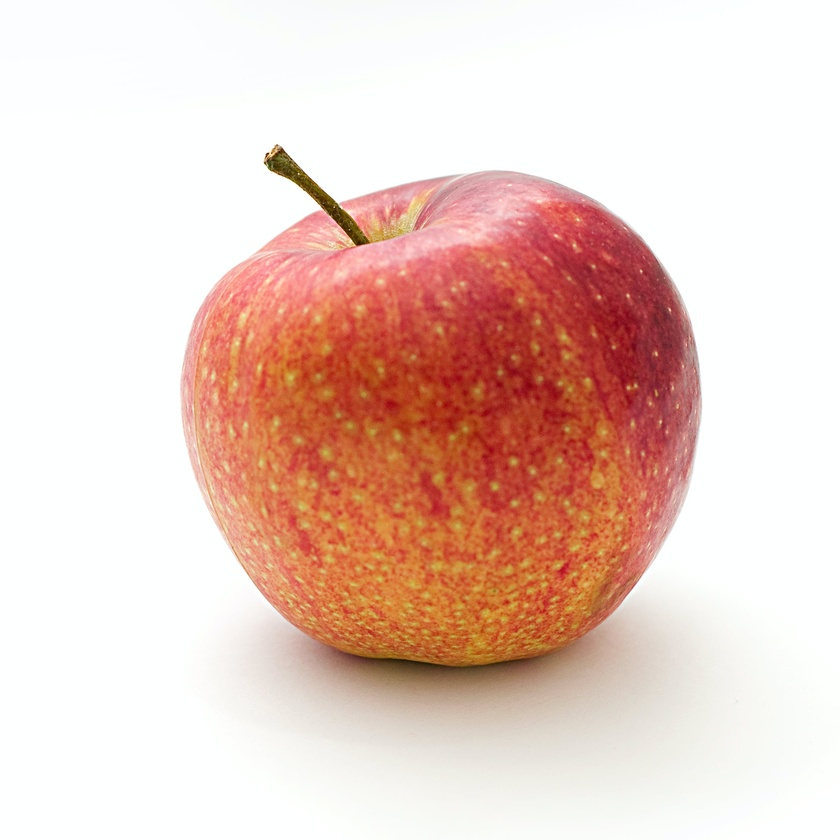
%> input picture DIP lab/Lab 02/input.jpg, 840 x 840 px, shrunk from 2827 x 2827 before the run
$ octave B1_190204075_task2.m   (GNU Octave 9; MATLAB toolbox functions it lacks are replaced by stand-ins)
%> lines starting %> are read from the running program, lines starting %| are printed output that depends on the picture; in (x1, y1, x2, y2) boxes, pixels count from 0 and x2, y2 are one past the last pixel; in counts of white or black regions, pixels touching at a corner belong together; the program's own positions count from 1
img = imread('input.jpg');
%> img is the input picture: size 840x840x3 uint8; mean R, G, B 234.5, 205.9, 196.3
gray = rgb2gray(img);
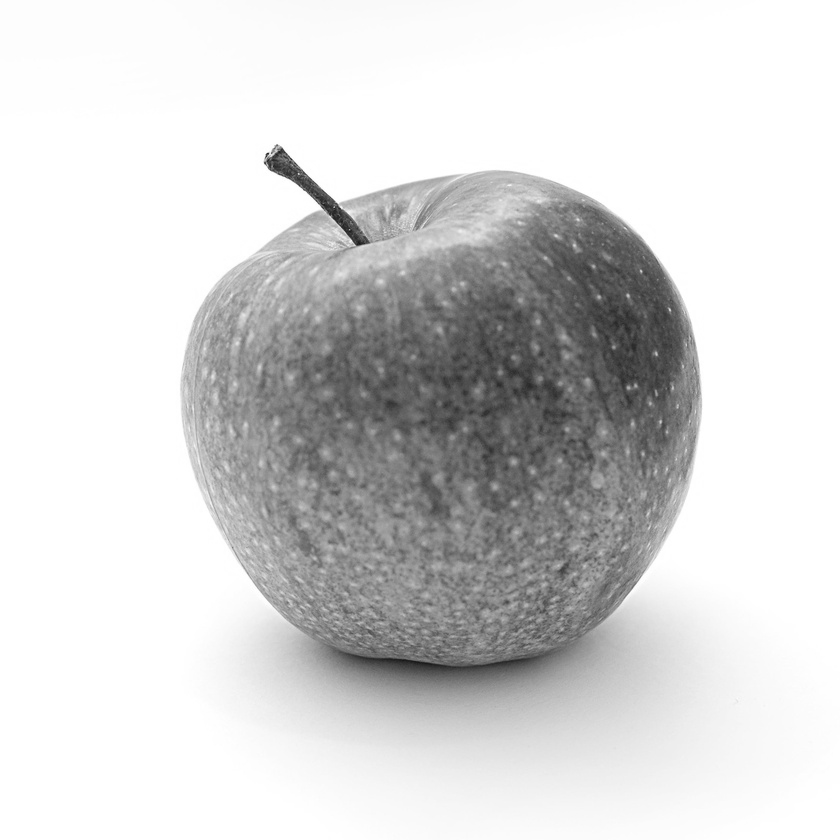
%> gray: size 840x840 uint8; min 21, max 255, mean 213.5


[rows, cols] = size(gray);
%> rows = 840; cols = 840


bit_planes = zeros(rows, cols, 8);
for i = 1:8
    bit_planes(:, :, i) = bitshift(gray, -i + 8);
end

X = 2.^(0:7);

bit_plane_images = zeros(rows, cols, 8);
for i = 1:8
    bit_plane_images(:, :, i) = bitand(gray, X(i));
end

figure;
for i = 1:8
    subplot(2, 4, i);
    imshow(bit_plane_images(:, :, i));
    title(['Bit plane ', num2str(i)]);
end
%> this loop made 8 passes
%> pass 1, `imshow(bit_plane_images(:, :, i));`:
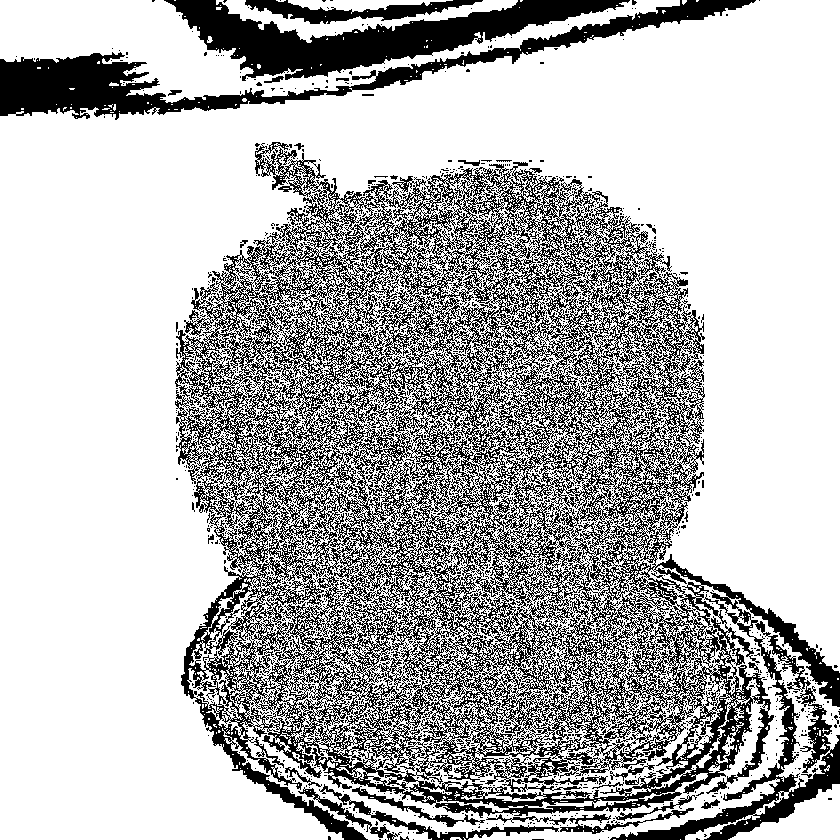
%> displayed picture: size 840x840, on the screen's scale of 0 to 255; 71% white; 1406 black regions (1370 under 20 px), largest, box (x1, y1, x2, y2) and area: (175, 142, 840, 840) 165452, (0, 0, 756, 120) 14613, (164, 0, 630, 81) 14167
%> pass 2, `imshow(bit_plane_images(:, :, i));`:
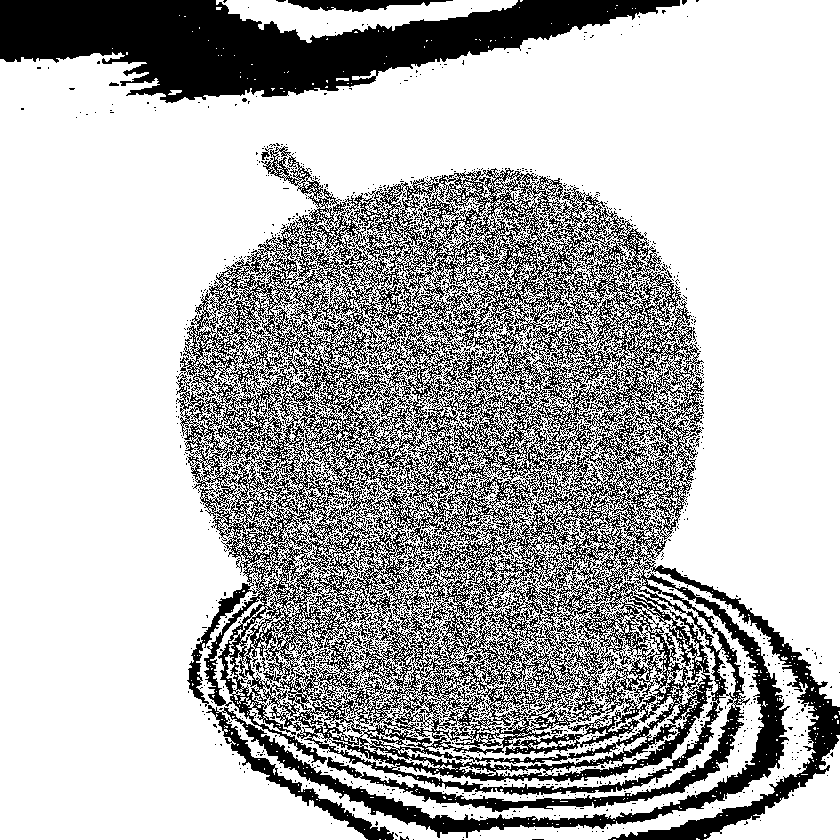
%> displayed picture: size 840x840, on the screen's scale of 0 to 255; 71.4% white; 1568 black regions (1558 under 20 px), largest, box (x1, y1, x2, y2) and area: (176, 146, 840, 840) 161432, (0, 0, 680, 103) 35372, (288, 0, 453, 12) 1137
%> after the loop:
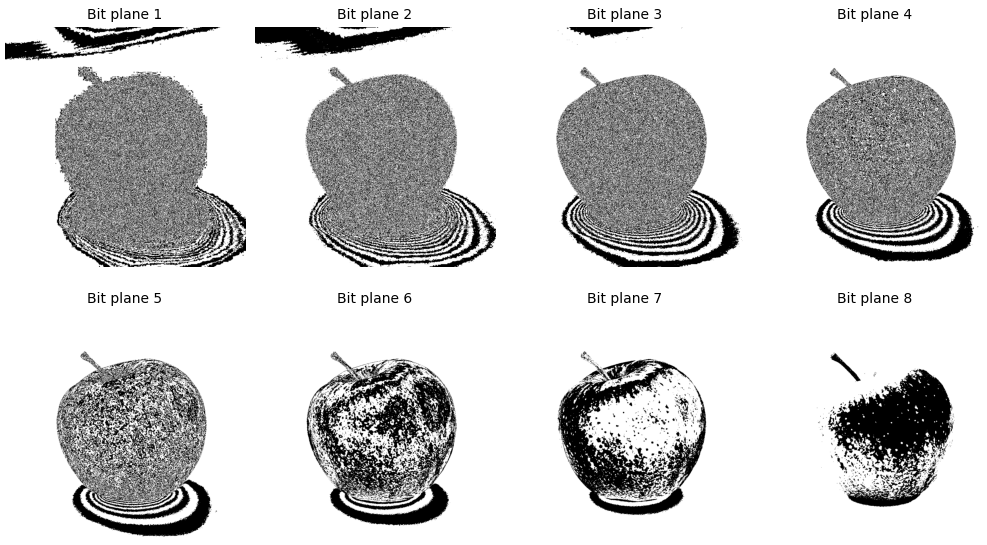
%> figure redrawn from the program's plot data, 8 panels

$ run again, with DIP lab/Lab 02/Gamma+Correction+Many+of+you+might+be+familiar+with+gamma+correction+of+computer+monitors..jpg copied over DIP lab/Lab 02/input.jpg
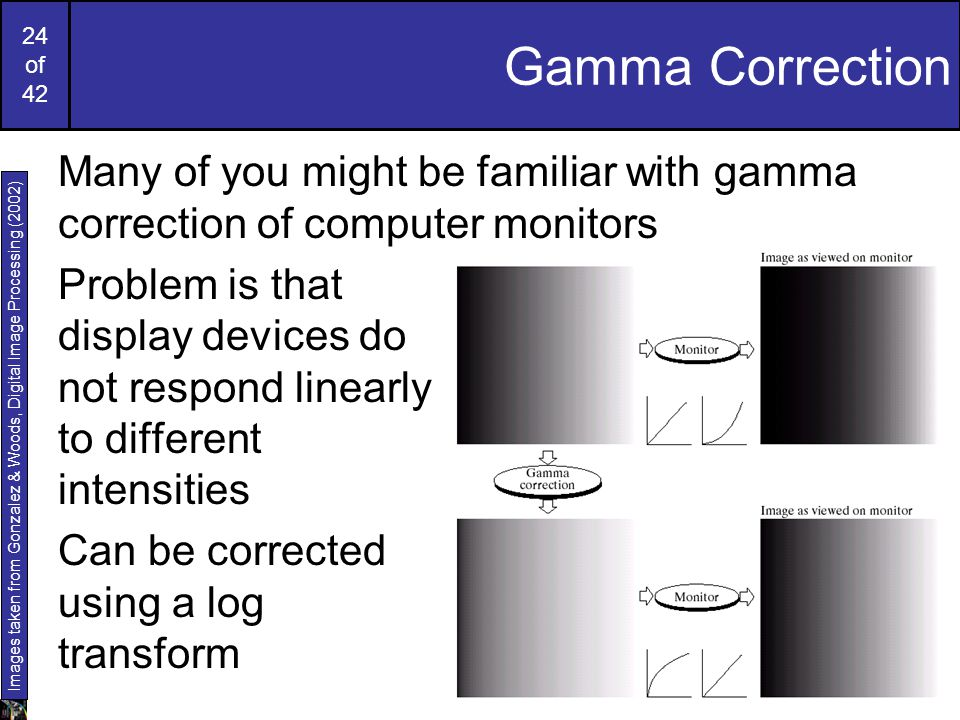
%> input picture DIP lab/Lab 02/Gamma+Correction+Many+of+you+might+be+familiar+with+gamma+correction+of+computer+monitors..jpg, 960 x 720 px
%> img is the input picture: size 720x960x3 uint8; mean R, G, B 179, 178.1, 197.3
%> the loop `for i = 1:8` made 8 passes
%> pass 1, `imshow(bit_plane_images(:, :, i));`:
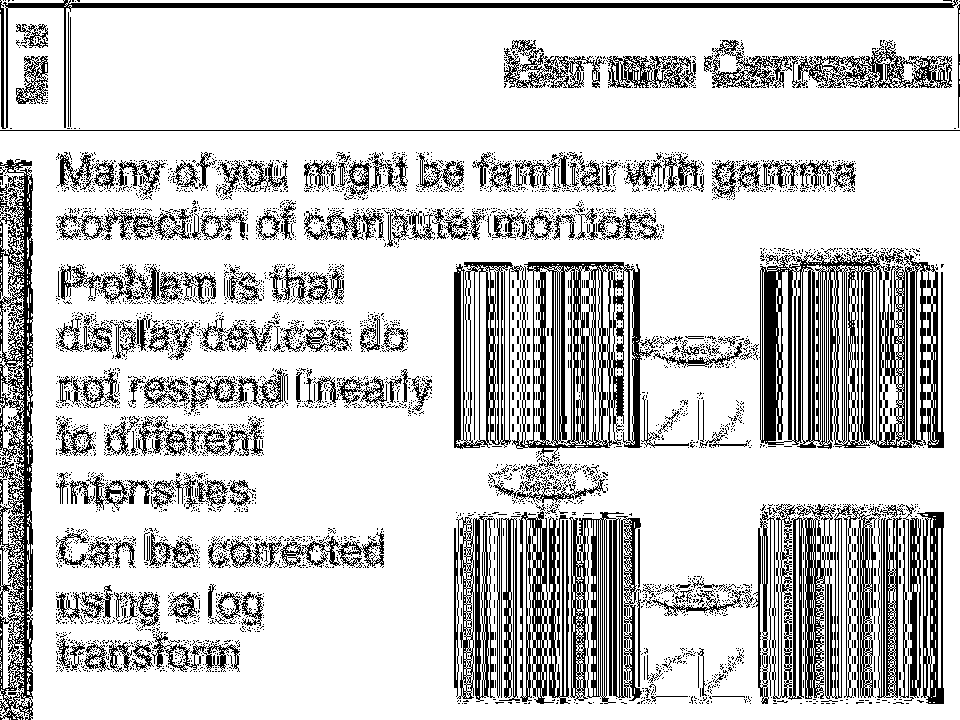
%> displayed picture: size 720x960, on the screen's scale of 0 to 255; 79.2% white; black in thin lines or dots
%> pass 2, `imshow(bit_plane_images(:, :, i));`:
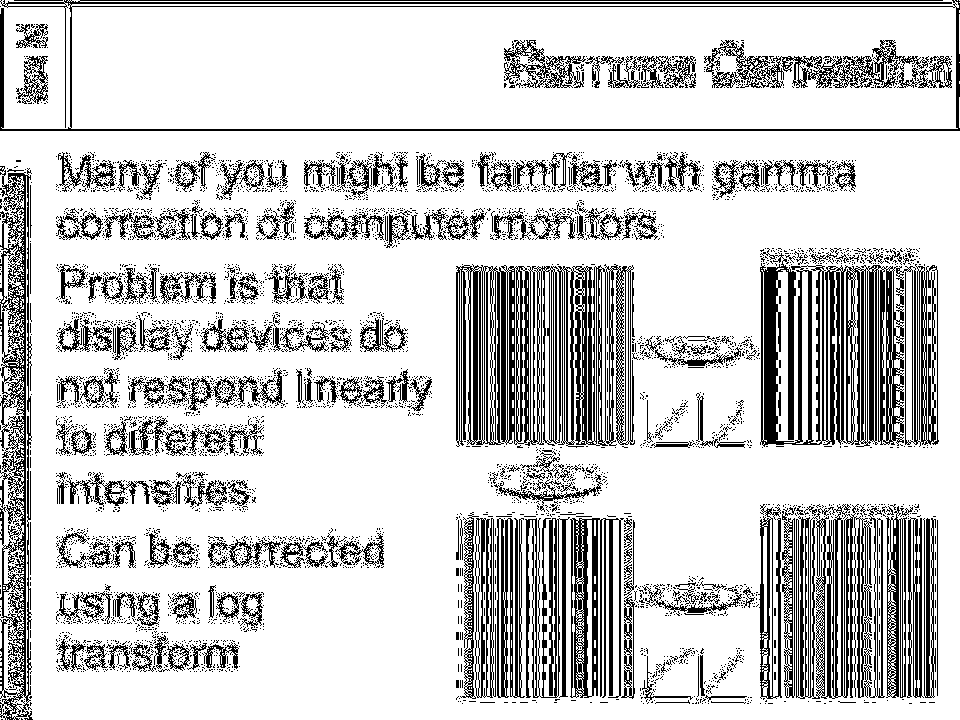
%> displayed picture: size 720x960, on the screen's scale of 0 to 255; 79.7% white; black in thin lines or dots
